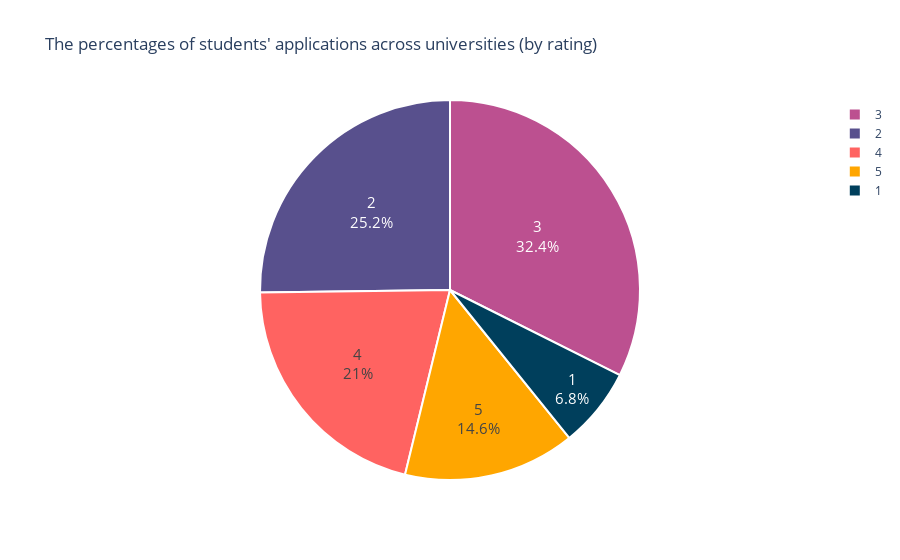

The notebook cell this image was saved under:
### Code cell
colors = ['#003f5c','#58508d','#bc5090','#ff6361','#ffa600']
fig = px.pie(df_count,
             values=df_count['percentage'], 
             names='University Rating',
             title="The percentages of students' applications across universities (by rating)")

fig.update_traces(hoverinfo='label+percent', textfont_size=15,
                  textinfo='label+percent',
                  marker=dict(colors=colors, line=dict(color='#FFFFFF', width=2)))
fig.show()

### Figure 1 — Plotly figure (JSON) as saved in the notebook; plotly's stock layout.template omitted (floating-point values rounded to 4 significant figures)
{"data": [{"domain": {"x": [0, 1], "y": [0, 1]}, "hoverinfo": "label+percent", "hovertemplate": "University Rating=%{label}<br>percentage=%{value}<extra></extra>", "labels": [1, 2, 3, 4, 5], "legendgroup": "", "marker": {"colors": ["#003f5c", "#58508d", "#bc5090", "#ff6361", "#ffa600"], "line": {"color": "#FFFFFF", "width": 2}}, "name": "", "showlegend": true, "textfont": {"size": 15}, "textinfo": "label+percent", "type": "pie", "values": [0.068, 0.252, 0.324, 0.21, 0.146]}], "layout": {"legend": {"tracegroupgap": 0}, "title": {"text": "The percentages of students' applications across universities (by rating)"}}}
